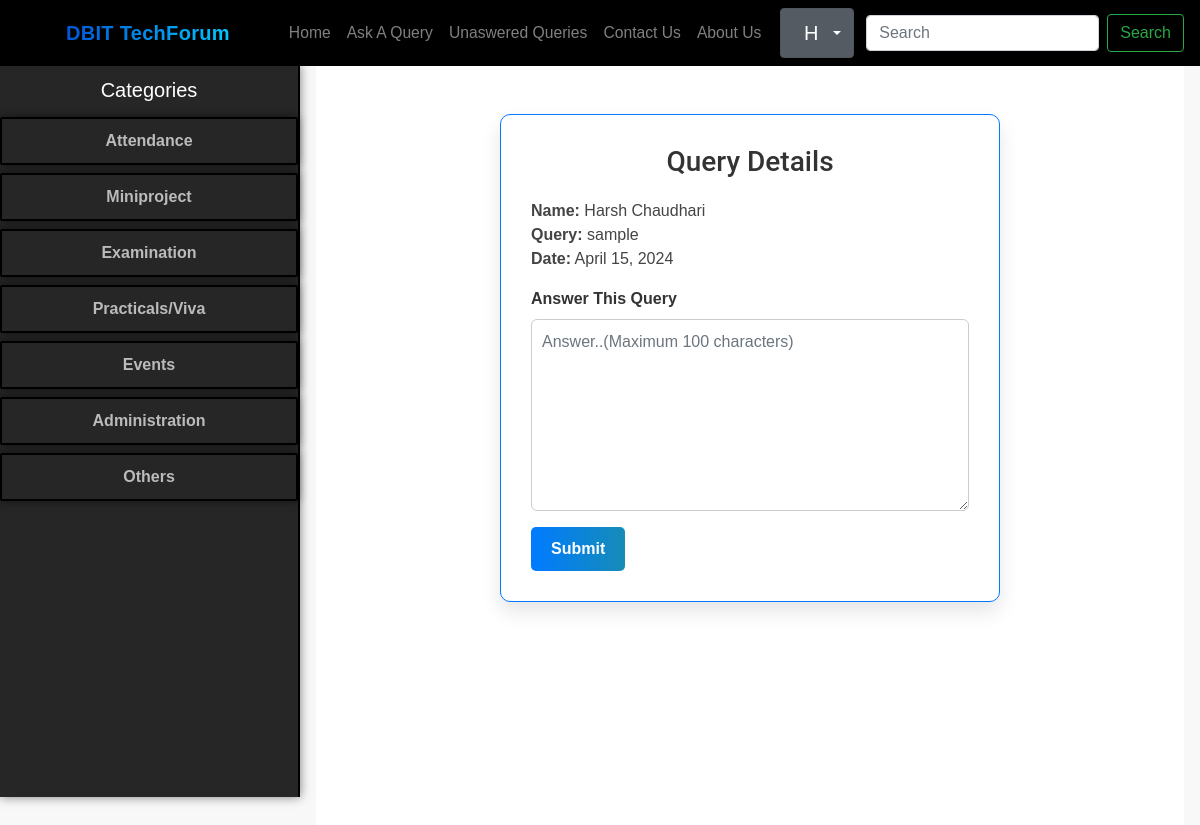
/AnsweringQuery/2 (signed in), run on the app's committed database.
### Home/models.py (models this page shows, shortened)
class Querry(models.Model):
    query_id = models.AutoField(primary_key=True)
    user = models.ForeignKey(User, on_delete=models.CASCADE)
    name = models.CharField(max_length=122)
    email = models.EmailField(max_length=122)
    desc = models.TextField()
    date = models.DateField(default=date.today)
    Cat = models.CharField(max_length=20, default='Other')
    view_count = models.IntegerField(default=0)

### Home/views.py (the view)
# urls.py: path("AnsweringQuery/<int:query_id>", views.Answer, name='AnsweringQuery'),
@never_cache
@login_required
def Answer(request, query_id):
    query = Querry.objects.get(pk=query_id)
    fname = request.session.get('fname', None)
    initials = ''.join([name[0].upper() for name in fname.split()[:2]]) if fname else 'NA'
    context = {'query': query, 'initials': initials}
    return render(request, 'Answer.html', context)

### Templates/Answer.html (shortened to what this page needs)
{% extends "base.html" %}
{% block body %}
    <div style="display: flex; justify-content: center; align-items: flex-start; height: 100vh; background-color: #fff;">
        <div style="border: 1px solid #007bff; padding: 30px; width: 500px; background-color: #fff; border-radius: 10px; box-shadow: 0 10px 20px rgba(0, 0, 0, 0.1);transition: transform 0.3s ease-in-out, box-shadow 0.3s ease-in-out; margin-top: 50px;">
            <h2 style="font-family: 'Roboto', sans-serif; font-size: 28px; margin-bottom: 20px; color: #333; text-align: center; animation: fadeInUp 0.5s ease-in-out;">Query Details</h2>
            <p style="font-size: 16px; color: #444;">
                <strong>Name:</strong> {{ query.name }}<br>
                <strong>Query:</strong> {{ query.desc }}<br>
                <strong>Date:</strong> {{ query.date }}<br>
            </p>
            <form id="answer-form" method="post" action="{% url 'Answered' query_id=query.query_id %}">
                <div style="margin-bottom: 15px;">
                    <label for="response" style="font-size: 16px; font-weight: bold; color: #333;">Answer This Query</label>
                    <textarea class="form-control" id="response" name="response" placeholder="Answer..(Maximum 100 characters)" style="width: 100%; padding: 10px; border-radius: 6px; border: 1px solid #ccc; height: 192px; transition: border 0.3s ease;" onfocus="this.style.borderColor='#007bff'; this.style.boxShadow='0 0 8px rgba(0,123,255,0.2)';" onblur="this.style.borderColor='#ccc'; this.style.boxShadow='none';" oninput="checkCharCount(this, 100)" required></textarea>
                </div>
                <button type="submit" style="background: linear-gradient(90deg, #007bff, #168cb7);; color: #fff; padding: 10px 20px; border: none; border-radius: 5px; font-size: 16px; font-weight: bold; cursor: pointer; transition: background-color 0.3s ease;" onmouseover="this.style.backgroundColor='#0056b3';" onmouseout="this.style.backgroundColor='#007bff';">Submit</button>
            </form>
        </div>
    </div>
{% endblock body %}

### static/global.css (style rules this page uses)
:root { --color-bg: #f8f8f8; --color-black: #000000; --color-dark: #262626; --color-gray-100: #f9f9f9; --color-gray-300: #cccccc; --color-gray-600: #868e96; --color-brand: #007bff; --color-brand-2: #168cb7; --color-text: #333333; --navbar-height: 56px; --sidebar-width: 300px; }
html, body { height: 100%; }
body { background-color: var(--color-bg); font-family: Arial, Helvetica, sans-serif; color: var(--color-text); padding-top: var(--navbar-height); }

### Templates/Answer.html (style rules this page uses)
html, body { overflow-y: hidden; }

### data on the page
Querry: name "Harsh Chaudhari", desc "sample", date "April 15, 2024"

### other printed values
{{ initials }} "H"
